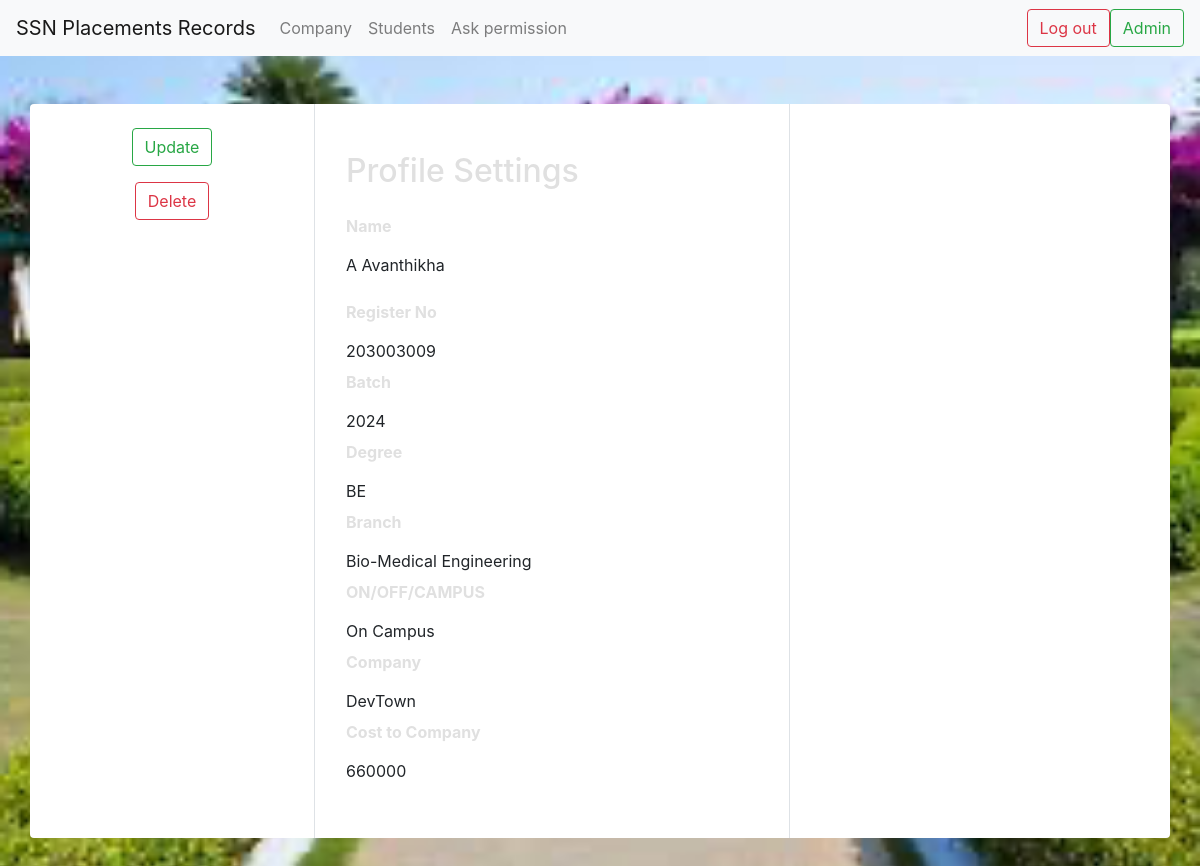
/student/203003009/ (signed in), run on the app's committed database.
### students/models.py (models this page shows, shortened)
class Student(models.Model):
	IT = "IT"
	CORE = "Core"
	MANAGEMENT = "Management"
	status_codes = [
	(IT , "IT"),
	(CORE , "Core"),
	(MANAGEMENT , "Management"),
	]
	register_no = models.BigIntegerField(unique=True)
	name = models.CharField(max_length = 100)
	batch = models.IntegerField()
	degree = models.CharField(max_length=6, null=True, blank = True)
	branch = models.CharField(null=True,max_length=50, blank = True)
	On_Off_Campus = models.CharField(null=True, max_length=20,blank = True)
	Company = models.CharField(max_length = 50, null=True, blank = True)
	Cost_To_Company=models.IntegerField(null=True)

### students/views.py (the view)
# urls.py: path("student/<int:register_no>/", StudentDetailView.as_view(), name = "student_detail"),
class StudentDetailView(LoginRequiredMixin, DetailView):
    model = Student
    template_name = 'student_detail.html'
    def get_object(self):
        reg_no = self.kwargs.get("register_no")
        queryset = self.get_queryset().filter(register_no=reg_no)
        print(reg_no)
        if queryset.exists():
            return queryset.first()
        else:
            raise Http404("No Students found for the specified register_no.")
    def get_context_data(self, **kwargs):
        context = super().get_context_data(**kwargs)
        form = StudentReadOnlyForm(instance=self.get_object())
        context['form'] = form
        return context

### students/forms.py
class StudentReadOnlyForm(forms.ModelForm):
    def __init__(self, *args, **kwargs):
        super().__init__(*args, **kwargs)
        for field in self.fields.values():
            field.widget.attrs['readonly'] = True
    class Meta:
        model = Student
        fields = '__all__'

### templates/student_detail.html (shortened to what this page needs)
{% extends 'base.html' %}
{% load replace_1 %}
{% block content %}
<div class="container rounded bg-white mt-5 mb-5">
    <div class="row">
        <div class="col-md-3 border-right">
            <div class="d-flex flex-column align-items-center mt-3">
                <a href="{% url 'student_update' object.register_no %}" class="btn btn-outline-success my-2">Update</a>
                <a href="{% url 'student_delete' object.register_no %}" class="btn btn-outline-danger my-2">Delete</a>
            </div>
        </div>
        <div class="col-md-5 border-right">
            <div class="p-3 py-5">
                <div class="d-flex justify-content-between align-items-center mb-3">
                    <h2 class="text-right">Profile Settings</h2>
                </div>
                <div class="row mt-2">
                    <div class="col-md-12">
                        <label class="labels"><strong>Name</strong></label>
                        <input type="text" class="form-control-plaintext" value="{{ object.name }}" readonly>
                    </div>
                </div>
                <div class="row mt-3">
                    <div class="col-md-12">
                        <label class="labels"><strong>Register No</strong></label>
                        <input type="text" class="form-control-plaintext" value="{{ object.register_no }}" readonly>
                    </div>
                    <div class="col-md-12">
                        <label class="labels"><strong>Batch</strong></label>
                        <input type="text" class="form-control-plaintext" value="{{ object.batch }}" readonly>
                    </div>
                    <div class="col-md-12">
                        <label class="labels"><strong>Degree</strong></label>
                        <input type="text" class="form-control-plaintext" value="{{ object.degree }}" readonly>
                    </div>
                    <div class="col-md-12">
                        <label class="labels"><strong>Branch</strong></label>
                        <input type="text" class="form-control-plaintext" value="{{ object.branch }}" readonly>
                    </div>
                    <div class="col-md-12">
                        <label class="labels"><strong>ON/OFF/CAMPUS</strong></label>
                        <input type="text" class="form-control-plaintext" value="{{ object.On_Off_Campus }}" readonly>
                    </div>
                    <div class="col-md-12">
                        <label class="labels"><strong>Company</strong></label>
                        <input type="text" class="form-control-plaintext" value="{{ object.Company }}" readonly>
                    </div>
                    <div class="col-md-12">
                        <label class="labels"><strong>Cost to Company</strong></label>
                        <input type="text" class="form-control-plaintext" value="{{ object.Cost_To_Company }}" readonly>
                    </div>
                </div>
            </div>
        </div>
</div>
{% endblock %}

### static/css/styles.css (style rules this page uses)
body { background-image: url('../images/image.png'); background-size: cover; background-position: center; background-repeat: no-repeat; background-attachment: fixed; color: #e0e0e0; }

### data on the page
Student: name "A Avanthikha", register_no "203003009", batch "2024", degree "BE", branch "Bio-Medical Engineering", On_Off_Campus "On Campus", Company "DevTown", Cost_To_Company "660000"
